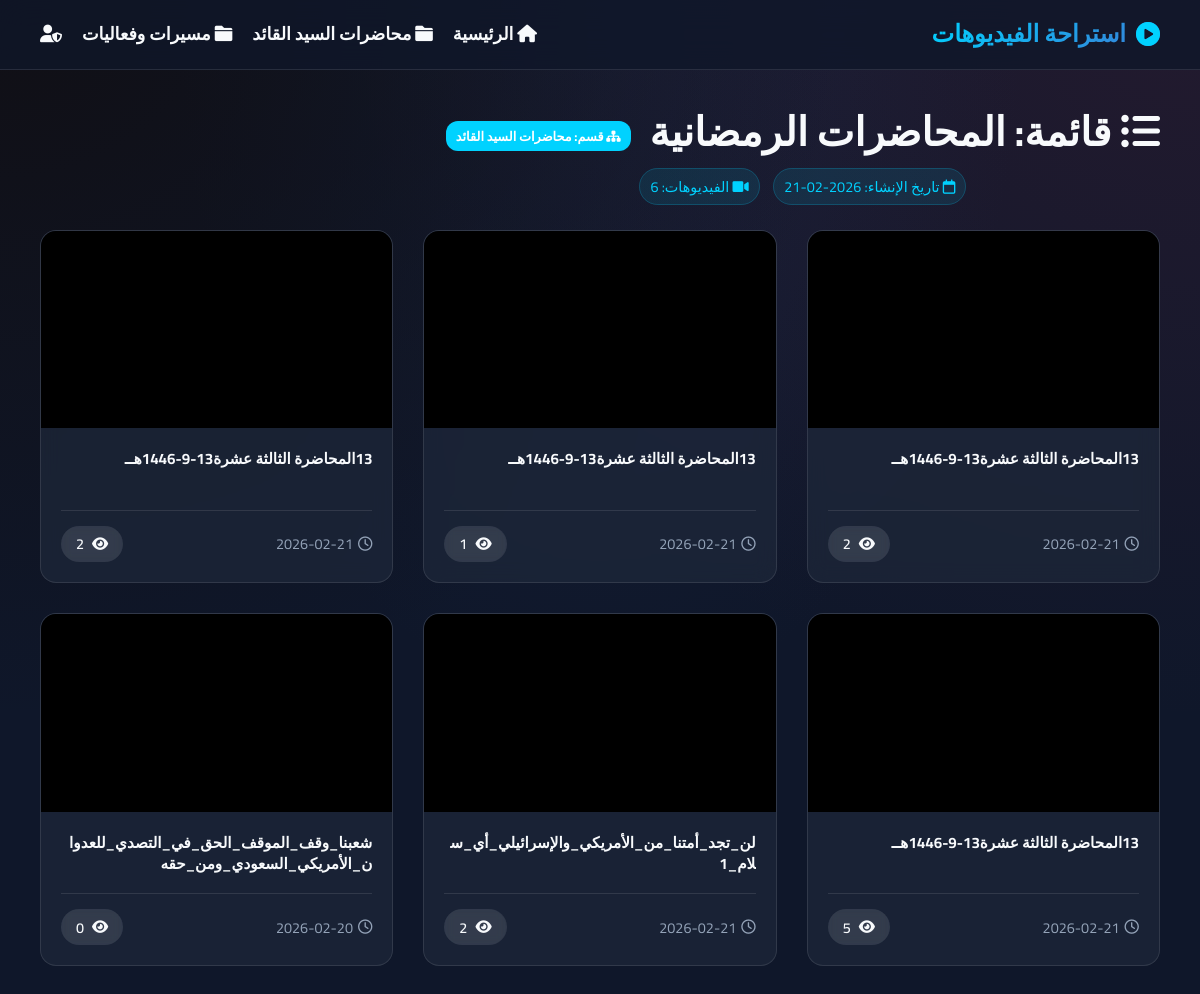
Page /playlist/2 on the committed database.
### models.py (models this page shows, shortened)
class CustomPage(db.Model):
    id = db.Column(db.Integer, primary_key=True)
    name = db.Column(db.String(100), nullable=False)
    slug = db.Column(db.String(100), nullable=False, unique=True)
    description = db.Column(db.Text, nullable=True)
    created_at = db.Column(db.DateTime, default=datetime.utcnow)
    playlists = db.relationship('Playlist', backref='custom_page', lazy=True)

class Playlist(db.Model):
    id = db.Column(db.Integer, primary_key=True)
    name = db.Column(db.String(100), nullable=False)
    description = db.Column(db.Text, nullable=True)
    show_in_lectures = db.Column(db.Boolean, default=False)
    created_at = db.Column(db.DateTime, default=datetime.utcnow)
    page_id = db.Column(db.Integer, db.ForeignKey('custom_page.id'), nullable=True)
    videos = db.relationship('Video', secondary=playlist_video, lazy='subquery',
        backref=db.backref('playlists', lazy=True))

class Video(db.Model):
    id = db.Column(db.Integer, primary_key=True)
    title = db.Column(db.String(255), nullable=False)
    filename = db.Column(db.String(255), nullable=False, unique=True)
    description = db.Column(db.Text, nullable=True)
    tags = db.Column(db.String(500), nullable=True) # Tags separated by comma
    upload_date = db.Column(db.DateTime, default=datetime.utcnow)
    views = db.Column(db.Integer, default=0)
    downloads = db.Column(db.Integer, default=0)

### app.py (the view)
@app.route('/playlist/<int:playlist_id>')
def view_playlist(playlist_id):
    playlist = Playlist.query.get_or_404(playlist_id)
    page = request.args.get('page', 1, type=int)
    per_page = 12
    videos_paginated = Video.query.join(playlist_video).join(Playlist).filter(Playlist.id == playlist_id).order_by(Video.upload_date.desc()).paginate(page=page, per_page=per_page, error_out=False)
    return render_template('playlist.html', playlist=playlist, videos=videos_paginated)

### app.py (called while the page is built)
@app.context_processor
def inject_globals():
    try:
        pages = CustomPage.query.order_by(CustomPage.created_at.asc()).all()
        return dict(custom_pages=pages, is_admin=session.get('is_admin', False))
    except:
        return dict(custom_pages=[], is_admin=False)

### templates/playlist.html (shortened to what this page needs)
{% extends "layout.html" %}
{% block content %}
<div class="search-section" style="margin-bottom: 30px; position: relative;">
    <div style="display: flex; justify-content: space-between; align-items: flex-start; flex-wrap: wrap; gap: 15px;">
        <div>
            <h1 class="page-title" style="margin-bottom: 5px;">
                <i class="fas fa-list-ul"></i> قائمة: {{ playlist.name }}
                {% if playlist.page_id %}
                <span style="background: var(--primary-color); color: white; padding: 3px 10px; border-radius: 12px; font-size: 0.8rem; font-weight: bold; vertical-align: middle; margin-right: 10px;"><i class="fas fa-sitemap"></i> قسم: {{ playlist.custom_page.name }}</span>
                {% endif %}
            </h1>
            <div style="margin-top: 10px;">
                <span class="tag" style="font-size: 0.9rem;"><i class="far fa-calendar"></i> تاريخ الإنشاء: {{ playlist.created_at.strftime('%Y-%m-%d') }}</span>
                <span class="tag" style="font-size: 0.9rem; margin-right: 10px;"><i class="fas fa-video"></i> الفيديوهات: {{ playlist.videos|length }}</span>
            </div>
        </div>
    </div>
</div>
<div class="videos-grid">
    {% for video in videos.items %}
    <div class="video-card">
        <div class="video-thumbnail-container">
           <video class="video-thumbnail" muted onmouseover="this.play()" onmouseout="this.pause();this.currentTime=0;">
                <source src="{{ url_for('uploaded_file', filename=video.filename) }}" type="video/{{ video.filename.split('.')[-1] }}">
           </video>
        </div>
        <div class="video-info">
            <h3 class="video-title" title="{{ video.title }}">{{ video.title }}</h3>
            <div class="video-meta">
                <div class="meta-stats">
                    <span class="date" title="تاريخ الرفع"><i class="far fa-clock"></i> {{ video.upload_date.strftime('%Y-%m-%d') }}</span>
                </div>
                <div class="card-actions">
                    <a href="{{ url_for('watch_video', video_id=video.id) }}" class="btn-icon" title="مشاهدة" style="width: auto; padding: 8px 15px; border-radius: 20px;"><i class="fas fa-eye"></i> {{ video.views }}</a>
                </div>
            </div>
        </div>
    </div>
    {% endfor %}
</div>
{% endblock %}

### templates/layout.html (shortened to what this page needs)
<!DOCTYPE html>
<html lang="ar" dir="rtl">
<head>
    <link rel="stylesheet" href="{{ url_for('static', filename='css/style.css') }}">
    <link href="https://cdnjs.cloudflare.com/ajax/libs/font-awesome/6.0.0/css/all.min.css" rel="stylesheet">
</head>
<body>
    <nav class="navbar">
        <div class="nav-container">
            <a href="{{ url_for('index') }}" class="logo">
                <i class="fas fa-play-circle"></i> استراحة الفيديوهات
            </a>
            <div class="nav-links">
                <a href="{{ url_for('index') }}" class="nav-link"><i class="fas fa-home"></i> الرئيسية</a>
                {% for page in custom_pages %}
                <a href="{{ url_for('view_page', slug=page.slug) }}" class="nav-link"><i class="fas fa-folder"></i> {{ page.name }}</a>
                {% endfor %}
                {% if is_admin %}
                <a href="{{ url_for('manage_users') }}" class="nav-link"><i class="fas fa-users-cog"></i> المستخدمين</a>
                <a href="{{ url_for('manage_playlists') }}" class="nav-link"><i class="fas fa-list-ul"></i> إدارة القوائم</a>
                <a href="{{ url_for('manage_pages') }}" class="nav-link"><i class="fas fa-sitemap"></i> إدارة الأقسام</a>
                <a href="{{ url_for('upload_video') }}" class="nav-link btn-primary"><i class="fas fa-upload"></i> رفع فيديو</a>
                <a href="{{ url_for('logout') }}" class="nav-link" style="color: #ff6b6b;" title="تسجيل الخروج"><i class="fas fa-sign-out-alt"></i></a>
                {% else %}
                <a href="{{ url_for('login') }}" class="nav-link" title="دخول الإدارة"><i class="fas fa-user-shield"></i></a>
                {% endif %}
            </div>
        </div>
    </nav>
    <div class="container main-content">
        {% block content %}{% endblock %}
    </div>
</body>
</html>

### static/css/style.css (style rules this page uses)
:root { --primary-color: #00d2ff; --secondary-color: #3a7bd5; --dark-bg: #0f172a; --card-bg: rgba(30, 41, 59, 0.7); --text-main: #f8fafc; --text-muted: #94a3b8; --glass-border: rgba(255, 255, 255, 0.1); --glass-shadow: 0 8px 32px 0 rgba(0, 0, 0, 0.37); --danger: #ef4444; --success: #22c55e; }
* { margin: 0; padding: 0; box-sizing: border-box; font-family: 'Cairo', sans-serif; }
body { background-color: var(--dark-bg); background-image: radial-gradient(at 0% 0%, hsla(253, 16%, 7%, 1) 0, transparent 50%), radial-gradient(at 50% 0%, hsla(225, 39%, 30%, 0.2) 0, transparent 50%), radial-gradient(at 100% 0%, hsla(339, 49%, 30%, 0.2) 0, transparent 50%); background-size: cover; background-attachment: fixed; color: var(--text-main); min-height: 100vh; line-height: 1.6; }
h1, h2, h3, h4 { color: var(--text-main); font-weight: 700; }
a { text-decoration: none; color: inherit; transition: all 0.3s ease; }
.container { max-width: 1600px; margin: 0 auto; padding: 0 40px; }
.main-content { padding-top: 100px; padding-bottom: 50px; }
.btn-primary, .btn-secondary, .btn-icon { display: inline-flex; align-items: center; justify-content: center; gap: 8px; padding: 10px 20px; border-radius: 8px; font-weight: 600; cursor: pointer; border: none; transition: all 0.3s ease; }
.btn-icon { padding: 8px; border-radius: 50%; background: rgba(255, 255, 255, 0.1); backdrop-filter: blur(5px); color: var(--text-main); width: 36px; height: 36px; }
.navbar { position: fixed; top: 0; left: 0; right: 0; height: 70px; background: rgba(15, 23, 42, 0.8); backdrop-filter: blur(15px); border-bottom: 1px solid var(--glass-border); z-index: 1000; }
.nav-container { max-width: 1600px; margin: 0 auto; padding: 0 40px; height: 100%; display: flex; justify-content: space-between; align-items: center; }
.logo { font-size: 1.5rem; font-weight: 700; display: flex; align-items: center; gap: 10px; background: linear-gradient(135deg, var(--primary-color), var(--secondary-color)); -webkit-background-clip: text; -webkit-text-fill-color: transparent; }
.logo i { -webkit-text-fill-color: var(--primary-color); }
.nav-links { display: flex; gap: 20px; align-items: center; }
.nav-link { font-weight: 600; font-size: 1.1rem; }
.search-section { text-align: center; margin-bottom: 50px; }
.page-title { font-size: 2.5rem; margin-bottom: 10px; }
.videos-grid { display: grid; grid-template-columns: repeat(auto-fill, minmax(350px, 1fr)); gap: 30px; }
.video-card { background: var(--card-bg); border-radius: 16px; overflow: hidden; border: 1px solid var(--glass-border); backdrop-filter: blur(10px); transition: transform 0.3s, box-shadow 0.3s; }
.video-thumbnail-container { position: relative; width: 100%; aspect-ratio: 16 / 9; background: #000; overflow: hidden; }
.video-thumbnail { width: 100%; height: 100%; object-fit: cover; opacity: 0.8; transition: opacity 0.3s; }
.video-info { padding: 20px; }
.video-title { font-size: 0.95rem; margin-bottom: 8px; display: -webkit-box; -webkit-line-clamp: 2; -webkit-box-orient: vertical; overflow: hidden; text-overflow: ellipsis; line-height: 1.4; height: 3.36rem; word-wrap: break-word; white-space: normal; }
.tag, .tag-link { background: rgba(0, 210, 255, 0.1); color: var(--primary-color); padding: 4px 10px; border-radius: 20px; font-size: 0.8rem; border: 1px solid rgba(0, 210, 255, 0.2); }
.video-meta { display: flex; justify-content: space-between; align-items: center; border-top: 1px solid var(--glass-border); padding-top: 15px; color: var(--text-muted); font-size: 0.9rem; }
.meta-stats { display: flex; gap: 15px; align-items: center; }
.meta-stats span { display: flex; align-items: center; gap: 5px; }
.card-actions { display: flex; gap: 10px; }

### rows in the picture
CustomPage: name "محاضرات السيد القائد", custom_page.name "محاضرات السيد القائد"
CustomPage: name "مسيرات وفعاليات"
Playlist: name "المحاضرات الرمضانية", created_at "2026-02-21"
Video: title "13المحاضرة الثالثة عشرة13-9-1446هــ", upload_date "2026-02-21", views "2"
Video: title "13المحاضرة الثالثة عشرة13-9-1446هــ", upload_date "2026-02-21", views "1"
Video: title "13المحاضرة الثالثة عشرة13-9-1446هــ", upload_date "2026-02-21", views "2"
Video: title "13المحاضرة الثالثة عشرة13-9-1446هــ", upload_date "2026-02-21", views "5"
Video: title "لن_تجد_أمتنا_من_الأمريكي_والإسرائيلي_أي_سلام_1", upload_date "2026-02-21", views "2"
Video: title "شعبنا_وقف_الموقف_الحق_في_التصدي_للعدوان_الأمريكي_السعودي_ومن_حقه", upload_date "2026-02-20", views "0"

### other values in the picture
{{ playlist.videos|length }} "6"
